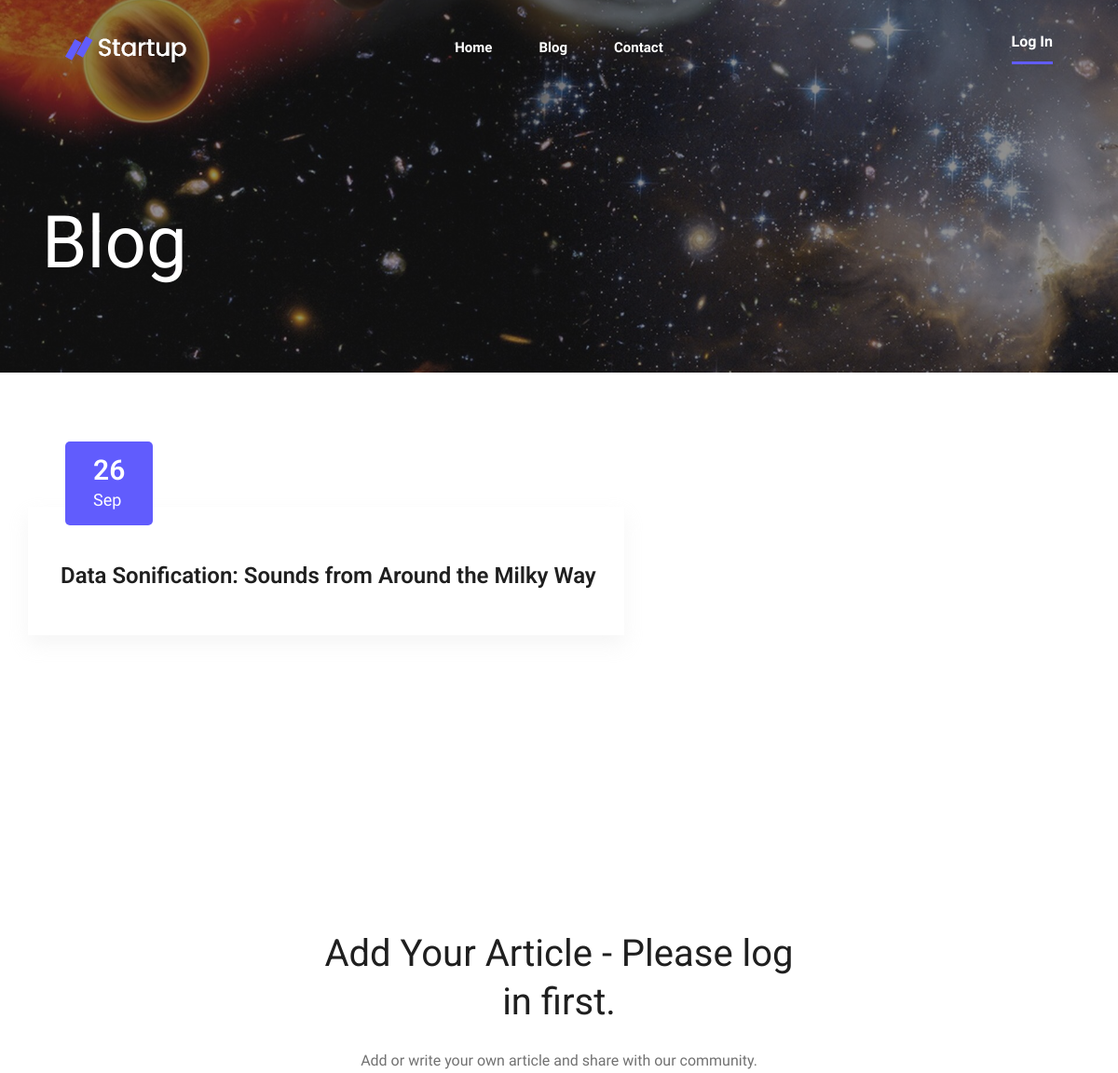
/blog (upper part), run on an earlier commit of the app's database.
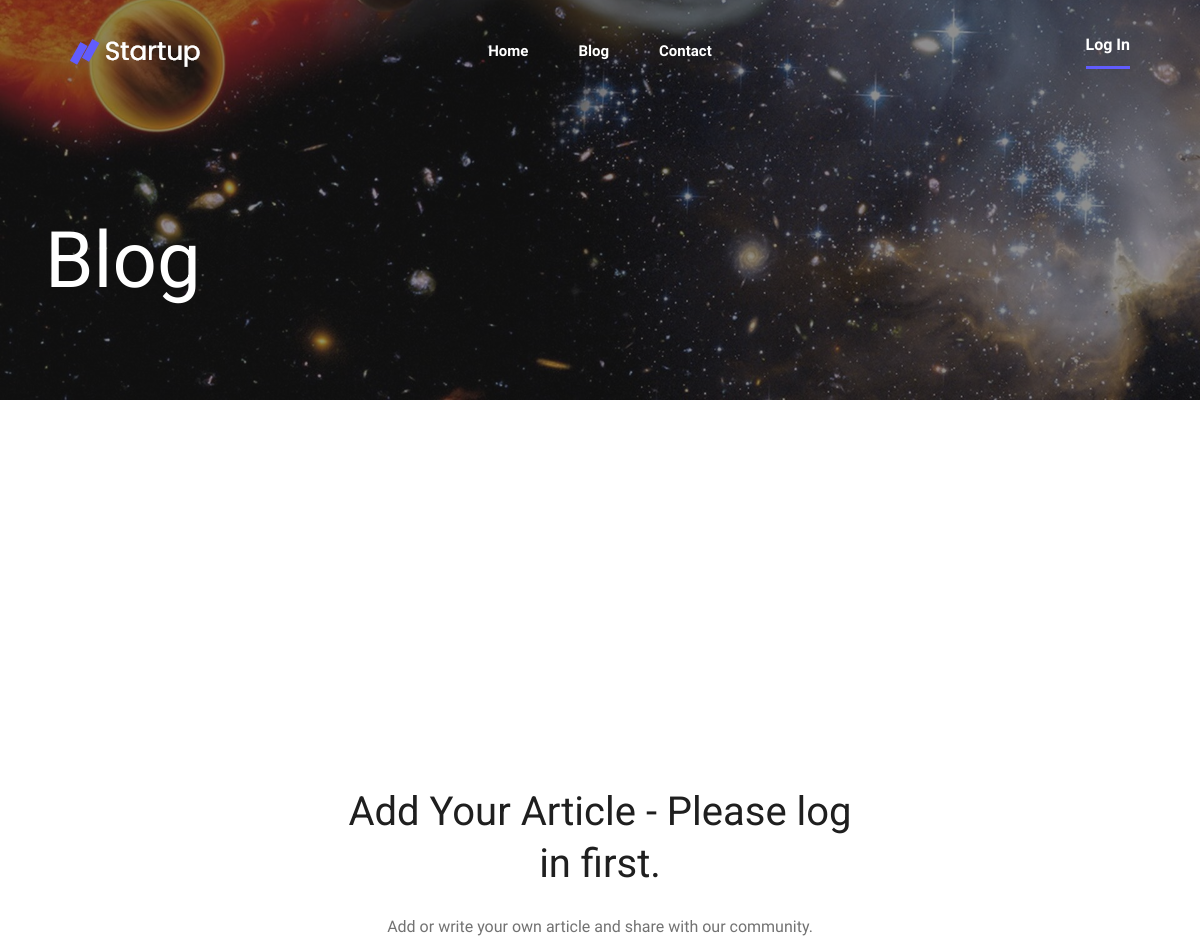
And on a later commit of the database.
### model.py (models this page shows)
class Blog(Base):
	__tablename__ = 'blog'
	id = Column(Integer, primary_key = True)
	title = Column(String)
	picture = Column(String)
	name = Column(String)
	text = Column(String)
	day = Column(String)
	month = Column(String)

### app.py (the view, shortened to what this page needs)
@app.route('/blog', methods=['GET', 'POST'])
def blog_page():
	global is_signed
	msg = "- Please log in first."
	if "username" in login_session:
		msg = " "
	return render_template("blog.html", blogs=return_all_blogs(), msg = msg)

### databases.py (called while the page is built)
def return_all_blogs():
	blogs = session.query(Blog).all()
	return blogs

### templates/blog.html (shortened to what this page needs)
<!doctype html>
<html class="no-js" lang="zxx">
<head>
    <link rel="stylesheet" href="static/css/bootstrap.min.css">
    <link rel="stylesheet" href="static/css/owl.carousel.min.css">
    <link rel="stylesheet" href="static/css/magnific-popup.css">
    <link rel="stylesheet" href="static/css/font-awesome.min.css">
    <link rel="stylesheet" href="static/css/themify-icons.css">
    <link rel="stylesheet" href="static/css/nice-select.css">
    <link rel="stylesheet" href="static/css/flaticon.css">
    <link rel="stylesheet" href="static/css/gijgo.css">
    <link rel="stylesheet" href="static/css/animate.css">
    <link rel="stylesheet" href="static/css/slicknav.css">
    <link rel="stylesheet" href="static/css/style.css">
</head>
<body>
    <header>
        <div class="header-area ">
            <div id="sticky-header" class="main-header-area">
                <div class="container-fluid p-0">
                    <div class="row align-items-center no-gutters">
                        <div class="col-xl-2 col-lg-2">
                            <div class="logo-img">
                                <a href="index.html">
                                    <img src="static/img/logo.png" alt="">
                                </a>
                            </div>
                        </div>
                        <div class="col-xl-8 col-lg-8">
                            <div class="main-menu  d-none d-lg-block text-center">
                                <nav>
                                    <ul id="navigation">
                                        <li><a class="active" href="{{url_for('home_page')}}">home</a></li>
                                        <li><a href="{{url_for('blog_page')}}">blog</a></li>
                                        <li><a href="contact.html">Contact</a></li>
                                    </ul>
                                </nav>
                            </div>
                        </div>
                        <div class="col-lg-2 d-none d-lg-block">
                            <div class="log_chat_area d-flex align-items-end">
                                <a href="{{url_for('login_page')}}"  class="say_hi">Log In</a>
                            </div>
                        </div>
                        <div class="col-12">
                        </div>
                    </div>
                </div>
            </div>
        </div>
    </header>
  <div class="bradcam_area breadcam_bg_3">
    <div class="container">
      <div class="row">
          <div class="col-xl-12">
              <div class="bradcam_text">
                  <h3>blog</h3>
              </div>
          </div>
      </div>
    </div>
  </div>
    <section class="blog_area section-padding">
        <div class="container">
            <div class="row">
                {%for blog in blogs%}
                    <article class="blog_item">
                        <div class="blog_item_img">
                            <a href=# class="blog_item_date">
                                <h3>{{blog.day}}</h3>
                                <p>{{blog.month}}</p>
                            </a>
                        </div>
                        <div class="blog_details">
                            <a class="d-inline-block" href="{{url_for('single_blog_page', blog_id = blog.id)}}">
                                <h2>{{blog.title}}</h2>
                            </a>
                        </div>
                    </article>
                     {%endfor%}
            </div>
        </div>
    </section>
     <div data-scroll-index="0" class="get_in_tauch_area">
        <div class="container">
            <div class="row justify-content-center">
                <div class="col-lg-6">
                    <div class="section_title text-center mb-90">
                        <h3 class="wow fadeInUp" data-wow-duration="1s" data-wow-delay=".3s">Add Your Article {{msg}}</h3>
                        <p class="wow fadeInUp" data-wow-duration="1s" data-wow-delay=".4s">Add or write your own article and share with our community.</p>
                    </div>
                </div>
            </div>
        </div>
    </div>
</body>
</html>

What changed in the data, as far as the page shows it:
removed Blog: day "26", month "Sep", title "Data Sonification: Sounds from Around the Milky Way"
